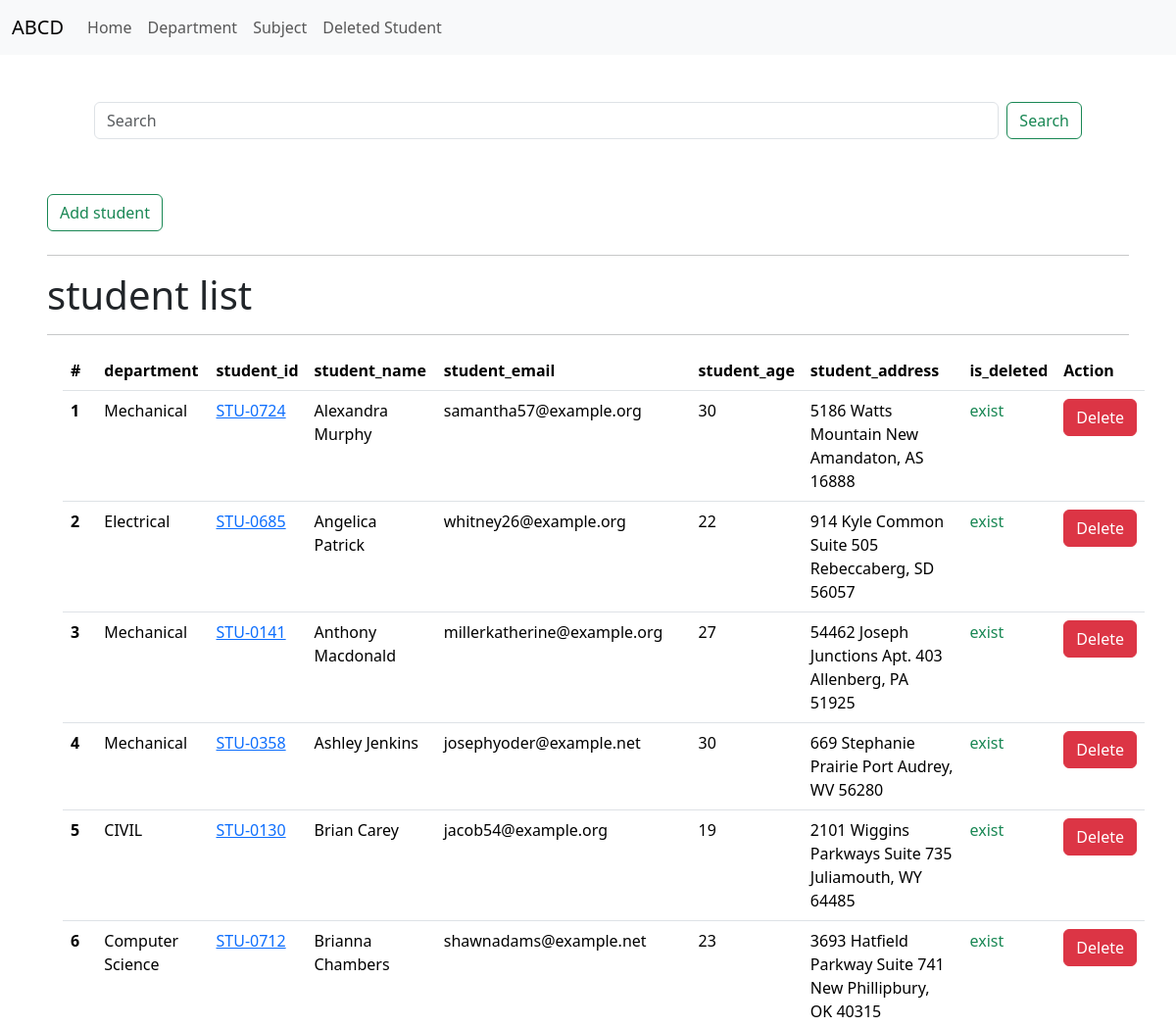
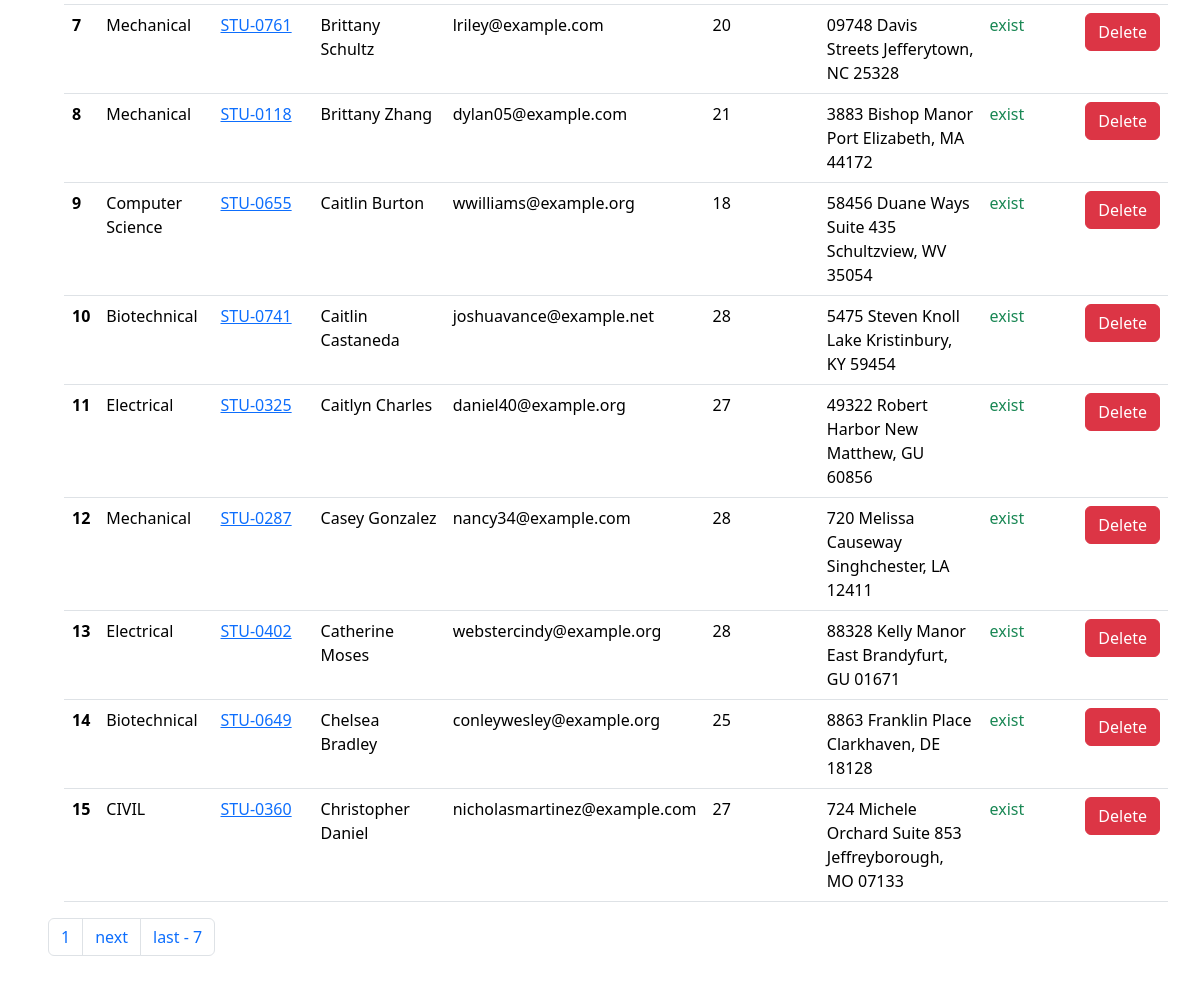
The app's page /, older data (2 pictures, top to bottom).
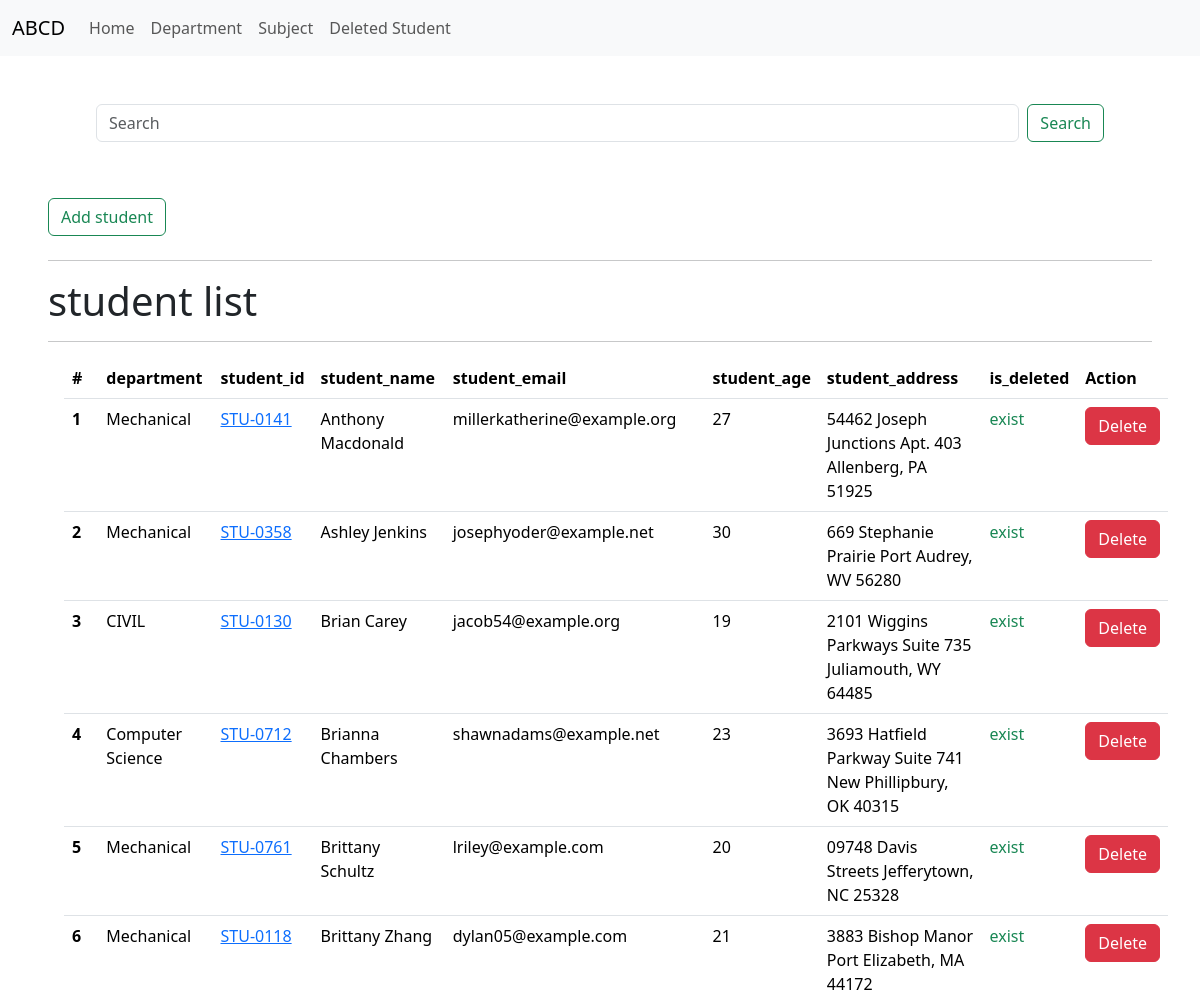
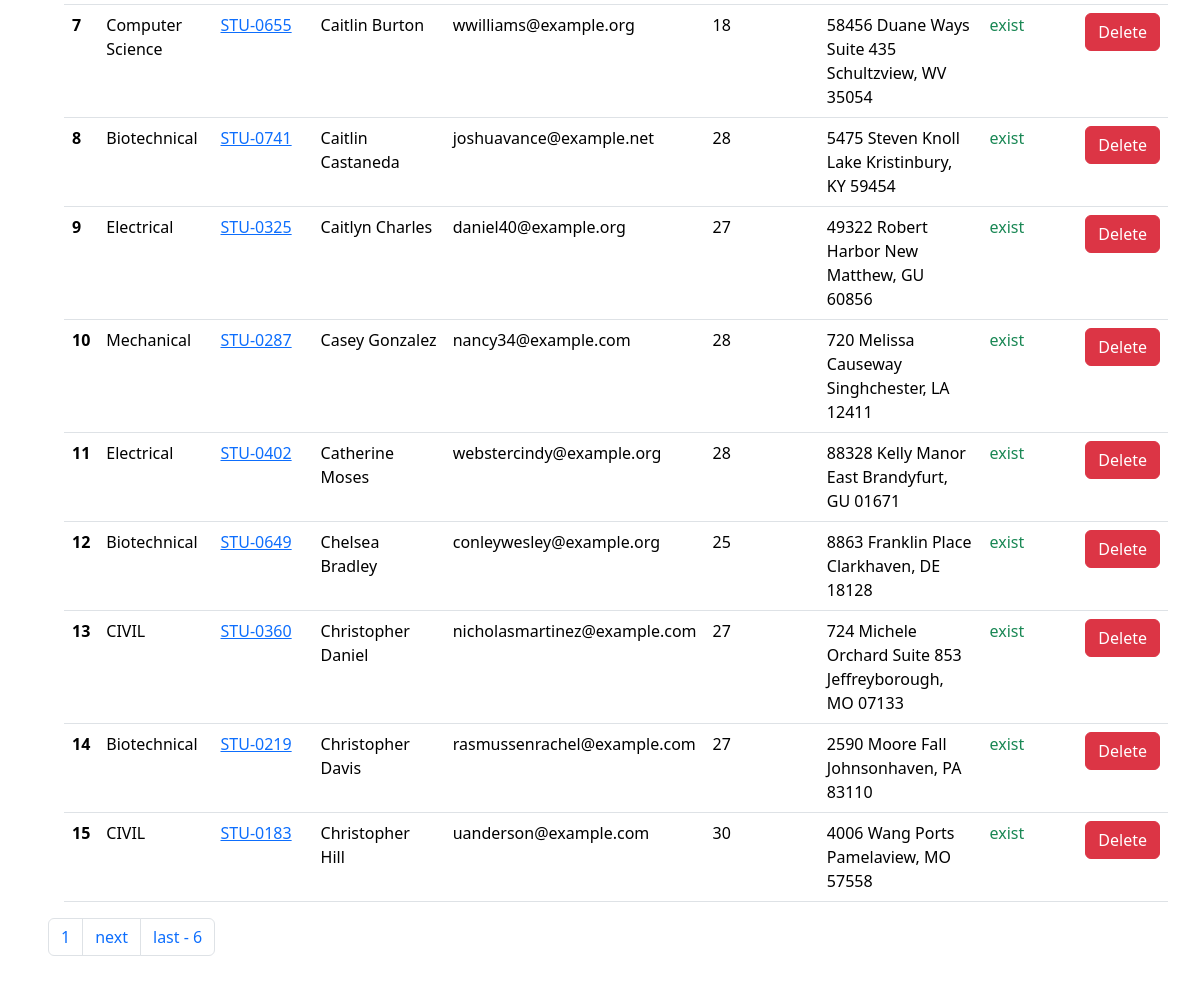
The same page, newer data (2 pictures, top to bottom).
### main/models.py (models this page shows, shortened)
class Student(models.Model):
    department = models.ForeignKey(Department, related_name="depart", on_delete=models.CASCADE)
    student_id = models.CharField(unique=True)
    student_name = models.CharField(max_length=100)
    student_email = models.EmailField(unique=True)
    student_age = models.IntegerField(default=18)
    student_address = models.TextField()
    is_deleted = models.BooleanField(default=False)
    objects = modelsManager()
    admin_objects = models.Manager()
    class Meta:
        ordering = ['student_name']
        verbose_name = "Student"

class Department(models.Model):
    department = models.CharField(max_length=100, unique=True)
    def __str__(self):
        return self.department

### main/views.py (the view, shortened to what this page needs)
# urls.py: path('', show_student_list, name="show_student_list"),
def show_student_list(request):
    query = Student.objects.all()
    paginator = Paginator(query, 15)  # Show 15 contacts per page.
    page_number = request.GET.get("page", 1)
    page_obj = paginator.get_page(page_number)
    return render(request, 'student_list.html', context={'query':page_obj,'page_title': "Student list"})

### main/models.py (called while the page is built)
    def get_queryset(self):
        return super().get_queryset().filter(is_deleted = False)

### main/templates/student_list.html (shortened to what this page needs)
{% extends "base.html" %}
{% block start %}
  <div class="contain m-5">
  <div class="contain m-5">
    <form method="get" class="d-flex mb-3">
      <input class="form-control me-2" type="search" placeholder="Search" aria-label="Search" name="search" value="{{ request.GET.search }}">
      <button class="btn btn-outline-success" type="submit">Search</button>
    </form>
  </div>
      <div class="d-flex">
        <a  class="btn btn-outline-success mt-2 mb-2" href="add_student">Add student</a>
    </div>
    <hr>
    <h1>student list</h1>
    <hr>
    <table class="table m-3">
    <thead>
        <tr>
        <th scope="col">#</th>
        <th scope="col">department</th>
        <th scope="col">student_id</th>
        <th scope="col">student_name</th>
        <th scope="col">student_email</th>
        <th scope="col">student_age</th>
        <th scope="col">student_address</th>
        <th scope="col">is_deleted</th>
        <th scope="col">Action</th>
        </tr>
    </thead>
    <tbody>
        {% for q in query %}
        <tr>
        <th scope="row">{{ forloop.counter}}</th>
        <td>{{ q.department }}</td>
        <td><a href="{% url 'get_student_marks' q.student_id %}">{{ q.student_id }}</a></td>
        <td>{{ q.student_name }}</td>
        <td>{{ q.student_email }}</td>
        <td>{{ q.student_age }}</td>
        <td>{{ q.student_address }}</td>
        {% if q.is_deleted %}
        <td class="text-danger">deleted</td>
        {% else %}
        <td class="text-success">exist</td>
        {% endif %}
        <td><a class="btn btn-danger" href="delete_stu/{{ q.student_id }}"> Delete </a></td>
        </tr>
        {% endfor%}
        </tbody>
        </table>
  <nav aria-label="Page navigation example">
    <ul class="pagination">
      <li class="page-item"><span class="page-link">{{ query.number }}</span> </li>
      {% if query.has_next %}
      <li class="page-item"><a class="page-link"  href="?page={{ query.next_page_number }}">next</a></li>
      <li class="page-item"><a class="page-link"  href="?page={{ query.paginator.num_pages }}">last - {{ query.paginator.num_pages }} </a></li>
      {% endif %}
    </ul>
  </nav>
</div>
{% endblock %}

Row changes from the older to the newer data that the page shows:
no longer on this page (row edited): Student: department "Mechanical", student_id "STU-0724", student_name "Alexandra Murphy", student_email "samantha57@example.org", student_age "30", student_address "5186 Watts Mountain New Amandaton, AS 16888", is_deleted "exist"
no longer on this page (row edited): Student: department "Electrical", student_id "STU-0685", student_name "Angelica Patrick", student_email "whitney26@example.org", student_age "22", student_address "914 Kyle Common Suite 505 Rebeccaberg, SD 56057", is_deleted "exist"
now on this page (row unchanged): Student: department "Biotechnical", student_id "STU-0219", student_name "Christopher Davis", student_email "rasmussenrachel@example.com", student_age "27", student_address "2590 Moore Fall Johnsonhaven, PA 83110", is_deleted "exist"
now on this page (row unchanged): Student: department "CIVIL", student_id "STU-0183", student_name "Christopher Hill", student_email "uanderson@example.com", student_age "30", student_address "4006 Wang Ports Pamelaview, MO 57558", is_deleted "exist"
Text that changed along with them:
{{ query.paginator.num_pages }}: "7" → "6"
